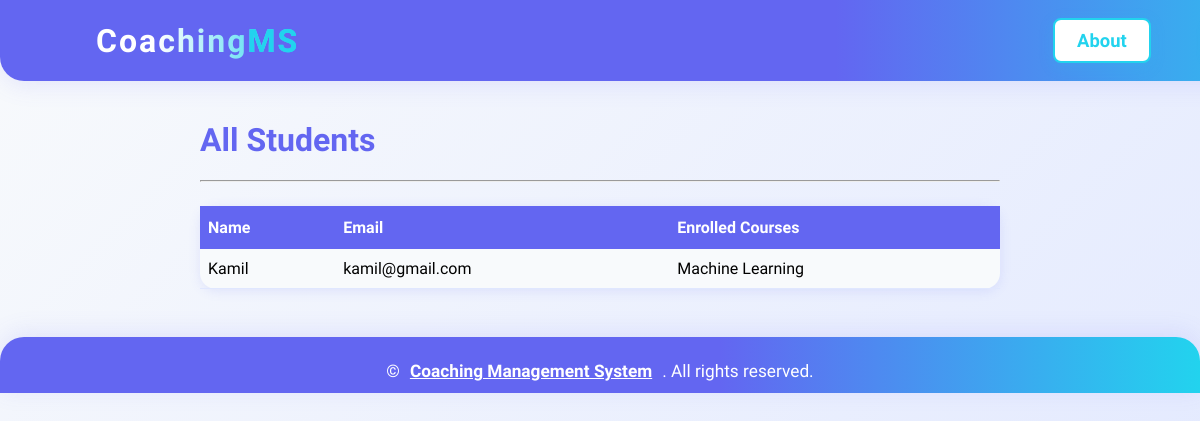
Screenshot of /teachers/ with the database file from the repository.
### coaching/models.py (models this page shows, shortened)
class Student(models.Model):
    name = models.CharField(max_length=100)
    email = models.EmailField(unique=True)
    phone = models.CharField(max_length=15)
    address = models.CharField(max_length=255, blank=True, null=True)
    dob = models.DateField(blank=True, null=True)
    gender = models.CharField(max_length=10, blank=True, null=True)
    date_joined = models.DateTimeField(auto_now_add=True, null=True)
    enrolled_courses = models.ManyToManyField(Course)

class Course(models.Model):
    name = models.CharField(max_length=100)
    description = models.TextField()
    start_date = models.DateField()
    end_date = models.DateField()
    image = models.ImageField(upload_to='course_images/', blank=True, null=True)  # New field for course image

### coaching/views.py (the view)
# urls.py: path('teachers/', views.teacher_list, name='teacher_list'),
def teacher_list(request):
    students = Student.objects.all()
    return render(request, 'coaching/teacher_list.html', {'students': students})

### coaching/templates/coaching/teacher_list.html (shortened to what this page needs)
{% extends 'coaching/base.html' %}
{% block content %}
<div class="container" style="max-width:800px;margin:40px auto 0 auto;">
    <h1 style="color:#6366f1;font-size:2em;">All Students</h1>
    <hr>
    <div style="margin-top:24px;">
        {% if students %}
        <table style="width:100%;border-collapse:collapse;background:#f8fafc;border-radius:1rem;box-shadow:0 2px 12px #6366f122;">
            <thead>
                <tr style="background:#6366f1;color:#fff;">
                    <th style="padding:12px 8px;text-align:left;">Name</th>
                    <th style="padding:12px 8px;text-align:left;">Email</th>
                    <th style="padding:12px 8px;text-align:left;">Enrolled Courses</th>
                </tr>
            </thead>
            <tbody>
                {% for student in students %}
                <tr style="border-bottom:1px solid #e0e7ff;">
                    <td style="padding:10px 8px;">{{ student.name }}</td>
                    <td style="padding:10px 8px;">{{ student.email }}</td>
                    <td style="padding:10px 8px;">
                        {% for course in student.enrolled_courses.all %}
                            {{ course.name }}{% if not forloop.last %}, {% endif %}
                        {% empty %}
                            None
                        {% endfor %}
                    </td>
                </tr>
                {% endfor %}
            </tbody>
        </table>
        {% else %}
        <p style="color:#64748b;">No students found.</p>
        {% endif %}
    </div>
</div>
{% endblock %}

### coaching/templates/coaching/base.html (style rules this page uses)
html, body { max-width: 100vw; overflow-x: hidden; }
body { font-family: 'Segoe UI', Tahoma, Geneva, Verdana, sans-serif; background: linear-gradient(135deg, #f8fafc 0%, #e0e7ff 100%); margin: 0; padding: 0; min-height: 100vh; }
body, .navbar, .footer, .card, .container { animation: fadeIn 0.7s cubic-bezier(.4,0,.2,1); }

### rows the page displays
Student: name "Kamil", email "kamil@gmail.com"
Course: name "Machine Learning"
